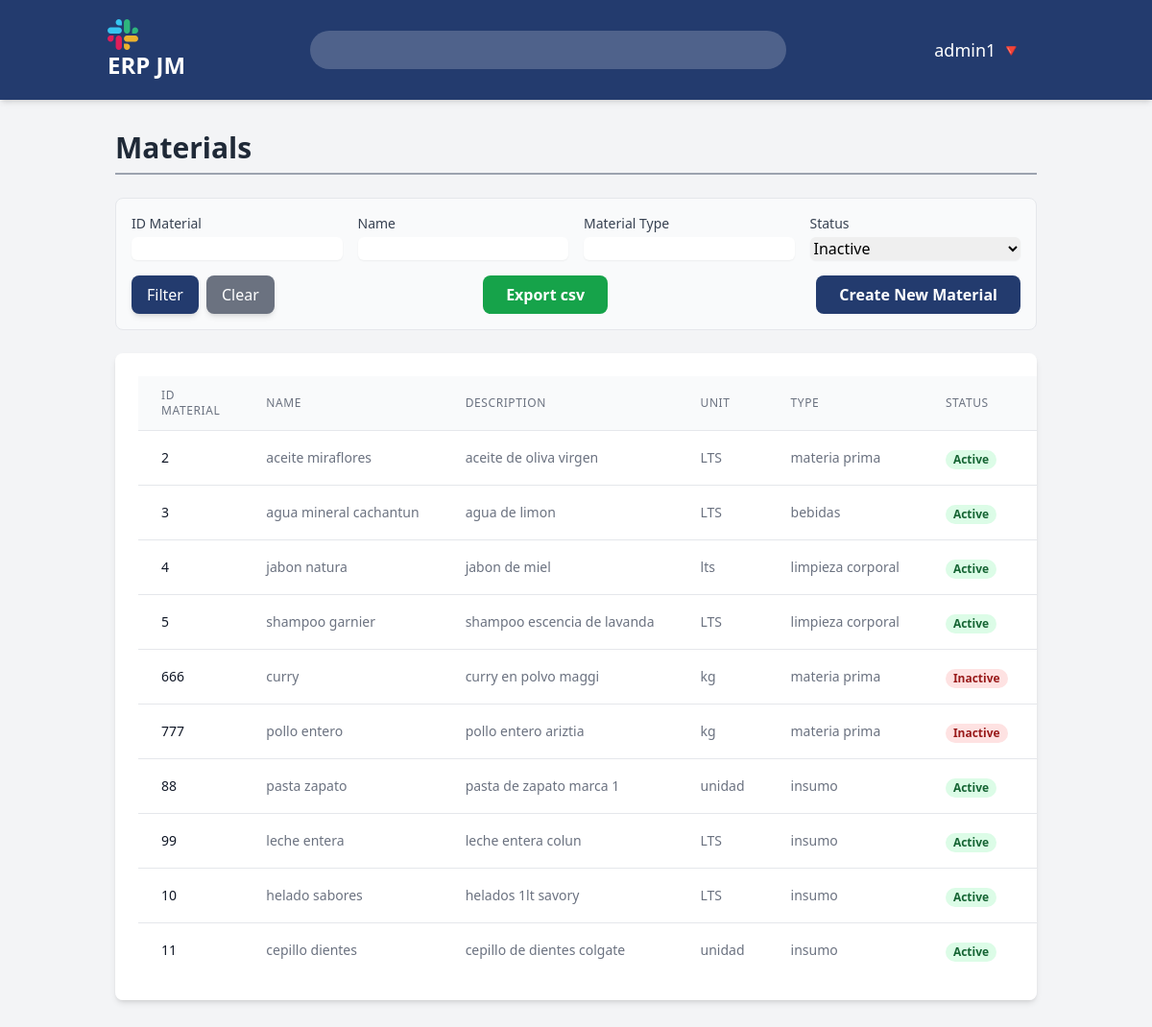
The page /materials/ (signed in) on the database its author committed.
### users/models.py (models this page shows)
class User(AbstractUser):
    user_id = models.AutoField(primary_key=True)
    username = models.CharField(max_length=150, unique=True)
    password = models.CharField(max_length=128)
    USERNAME_FIELD = 'username'
    class Meta:
        db_table = 'users'
        verbose_name = 'User'
        verbose_name_plural = 'Users'

### materials/models.py (models this page shows, shortened)
class Material(models.Model):
    id_material = models.CharField(max_length=50, null= True, unique=True,verbose_name="Material_ID")
    name = models.CharField(max_length=100, verbose_name="Name")
    description = models.TextField(max_length=250, blank=True, verbose_name="Description")
    unit = models.CharField(max_length=50, verbose_name="Unit measure")
    material_type = models.CharField(max_length=50, verbose_name="Material type")
    status = models.CharField(max_length=50,verbose_name="Status")
    create_at = models.DateTimeField(auto_now_add=True)
    update_at = models.DateTimeField(auto_now=True)
    created_by = models.ForeignKey(settings.AUTH_USER_MODEL, on_delete= models.SET_NULL, null= True)
    class Meta:
        verbose_name = "Material"
        verbose_name_plural = "Materials"

### materials/views.py (the view, shortened to what this page needs)
# urls.py: path('',views.materials_list,name='materials_list'),
@login_required
def materials_list(request):
    max_permission = UserRole.objects.filter(user_id=request.user).aggregate(max_permission=models.Max('role__materials'))['max_permission'] or 0
    if max_permission == 0:
        return redirect('dashboard')
    materials_list = Material.objects.all()
    id_material = request.GET.get('id_material')
    name = request.GET.get('name')
    material_type = request.GET.get('material_type')
    status = request.GET.get('status')
    if id_material:
        materials_list = materials_list.filter(id_material__icontains=id_material)
    if name:
        materials_list = materials_list.filter(name__icontains=name)
    if material_type:
        materials_list = materials_list.filter(material_type__icontains=material_type)
    if status is not None and status !='':
        materials_list = materials_list.filter(status=status)
    paginator = Paginator(materials_list,10)
    page_number = request.GET.get('page')
    page_obj = paginator.get_page(page_number)
    return render(request, 'materials/materials_list.html', {'page_obj': page_obj})

### core/context_processors.py (called while the page is built)
def get_permissions(request):
    permissions = { # ? asume por defecto que el valor de cada modulo es 0
        'customers': 0,
        'suppliers': 0,
        'materials': 0,
        'purchases': 0,
        'sales': 0,
        'inventory': 0,
        'accounting': 0,
        'reporting': 0,
    }
    roles = []
    if request.user.is_authenticated:
        user_roles = UserRole.objects.filter(user_id=request.user.pk)
        roles = [ur.role.role_name for ur in user_roles]
        for user_role in user_roles: # ? va recorriendo 1 a 1 cada modulo
            role = user_role.role
            for module in permissions.keys():
                current_permission = getattr(role,module,0)
                if current_permission > permissions[module]:
                    permissions[module] = current_permission
    return {'permissions': permissions, 'roles': roles}

### materials/templates/materials/materials_list.html (shortened to what this page needs)
{% extends "core/base.html" %}
{% load static %}
{% block content %}
<h2 class="text-3xl font-bold text-gray-800 mb-6 border-b-2 border-gray-400 pb-2">Materials</h2>
<div class="mb-6 p-4 border rounded-lg bg-gray-50">
    <form method="get" action="{% url 'materials:materials_list' %}" class="grid grid-cols-1 md:grid-cols-4 gap-4 items-end">
        <div class="col-span-1">
            <label for="id_material" class="block text-sm font-medium text-gray-700">ID Material</label>
            <input type="text" name="id_material" id="id_material" value="{{request.GET.id_material}}" class="mt-1 block w-full rounded-md border-gray-300 shadow-sm focus:border-indigo-300 focus:ring-indigo-200 focus:ring-opacity-50">
        </div>
        <div class="col-span-1">
            <label for="name" class="block text-sm font-medium text-gray-700">Name</label>
            <input type="text" name="name" id="name" value="{{request.GET.name}}" class="mt-1 block w-full rounded-md border-gray-300 shadow-sm focus:border-indigo-300 focus:ring-indigo-200 focus:ring-opacity-50">
        </div>
        <div class="col-span-1">
            <label for="material_type" class="block text-sm font-medium text-gray-700">Material Type</label>
            <input type="text" name="material_type" id="material_type" value="{{request.GET.material_type}}" class="mt-1 block w-full rounded-md border-gray-300 shadow-sm focus:border-indigo-300 focus:ring-indigo-200 focus:ring-opacity-50">
        </div>
        <div class="col-span-1">
            <label for="status" class="block text-sm font-medium text-gray-700">Status</label>
            <select name="status" id="status" class="mt-1 block w-full rounded-md border-gray-300 shadow-sm focus:border-indigo-300 focus:ring-indigo-200 focus:ring-opacity-50">
            <option value="Inactive" {% if not request.GET.status == "Inactive" %}selected{% endif %}>Inactive</option>
            </select>
        </div>
<div class="col-span-1 md:col-span-4">
    <div class="flex items-center justify-between">
        <div class="flex space-x-2">
            <button type="submit" class="w-full md:w-auto bg-[#233b6e] text-white px-4 py-2 rounded-lg shadow-md hover:bg-[#1a2c53] transition-colors duration-300">Filter</button>
            <a href="{% url 'materials:materials_list' %}" class="w-full md:w-auto bg-gray-500 text-white px-4 py-2 rounded-lg shadow-md hover:bg-gray-600 transition-colors duration-300 text-center">Clear</a>
        </div>
        <div class="flex items-center space-x-2 mt-4 md:mt-0">
            <a href="?export=csv" class="bg-green-600 text-white font-semibold py-2 px-6 rounded-lg transition-colors duration-300 hover:bg-green-700">
                Export csv
            </a>
        </div>
        {% if permissions.materials >= 2 %}
        <a href="{% url 'materials:material_create' %}" class="bg-[#233b6e] text-white font-semibold py-2 px-6 rounded-lg text-center transition-colors duration-300 hover:bg-[#1a2c53]">Create New Material</a>
        {% endif %}
    </div>
</div>
</form>
</div>
<div class="bg-white p-6 rounded-lg shadow-md overflow-x-auto">
    <table class="min-w-full divide-y divide-gray-200">
        <thead class="bg-gray-50">
            <tr>
                <th scope="col" class="px-6 py-3 text-left text-xs font-medium text-gray-500 uppercase tracking-wider">ID Material</th>
                <th scope="col" class="px-6 py-3 text-left text-xs font-medium text-gray-500 uppercase tracking-wider">Name</th>
                <th scope="col" class="px-6 py-3 text-left text-xs font-medium text-gray-500 uppercase tracking-wider">Description</th>
                <th scope="col" class="px-6 py-3 text-left text-xs font-medium text-gray-500 uppercase tracking-wider">Unit</th>
                <th scope="col" class="px-6 py-3 text-left text-xs font-medium text-gray-500 uppercase tracking-wider">Type</th>
                <th scope="col" class="px-6 py-3 text-left text-xs font-medium text-gray-500 uppercase tracking-wider">Status</th>
                <th scope="col" class="px-6 py-3 text-left text-xs font-medium text-gray-500 uppercase tracking-wider">User</th>
            </tr>
        </thead>
        <tbody class="bg-white divide-y divide-gray-200">
            {% for material in page_obj %}
            <tr>
                <td class="px-6 py-4 whitespace-nowrap text-sm font-medium text-gray-900">{{material.id_material}}</td>
                <td class="px-6 py-4 whitespace-nowrap text-sm text-gray-500">{{material.name}}</td>
                <td class="px-6 py-4 whitespace-nowrap text-sm text-gray-500">{{material.description}}</td>
                <td class="px-6 py-4 whitespace-nowrap text-sm text-gray-500">{{material.unit}}</td>
                <td class="px-6 py-4 whitespace-nowrap text-sm text-gray-500">{{material.material_type}}</td>
                <td class="px-6 py-4 whitespace-nowrap">
                    <span class="px-2 inline-flex text-xs leading-5 font-semibold rounded-full {% if material.status == 'Active' %} bg-green-100 text-green-800 {% else %} bg-red-100 text-red-800 {% endif %}">
                        {{material.status}}
                    </span>
                </td>
                <td class="px-6 py-4 whitespace-nowrap text-sm text-gray-900">{{material.created_by.username}}</td>
            </tr>
        {% empty %}
        <tr>
            <td colspan="7" class="px-6 py-4 whitespace-nowrap text-sm text-gray-500 text-center">No materials found</td>
        </tr>
        {% endfor %}
        </tbody>
    </table>
</div>
{% endblock content %}

### core/templates/core/base.html (shortened to what this page needs)
{% load static %}
 <!DOCTYPE html>
 <html lang="en">
 <head>
    <script src="https://cdn.tailwindcss.com"></script>
 </head>
 <body class="bg-gray-100 font-sans">
    <nav class="bg-[#233b6e] text-white shadow-md">
        <div class="container mx-auto px-4 py-4 flex flex-col md:flex-row justify-between items-center space-y-4 md:space-y-0">
            <a href="{% url 'dashboard' %}" class="text-2xl font-bold rounded-lg px-2 py-1 transition-all hover:bg-white/10">
                <img src="{% static 'img/logo.svg' %}" alt="ERP JM" class="h-8 w-8">
                <span>ERP JM</span>
            </a>
            <div class="relative w-full md:w-1/2">
                <input type="text"
                id="transaction-input"
                class="w-full bg-white/20 text-white rounded-full py-2 pl-10 pr-4 focus:outline-none focus:ring-2 focus:ring-white/50 placeholder-gray-300">
            </div>
            <div class="flex items-center space-x-6">
                <div class="relative">
                    <button id="user-menu-button"
                    class="flex items-center space-x-2 text-lg font-medium transition-all hover:bg-white/10 p-2 rounded-lg">
                        <span>{{ user.first_name|default:user.username }} 🔻</span>
                        <svg xmlns="http://www.w3.org/2000/svg" width="16" height="16" viewBox="0 0 24 24" fill="none" stroke="currentColor" stroke-width="2" stroke-linecap="round" stroke-linejoin="round" class="lucide lucide-circle-user">
                    </button>
                </div>
            </div>
        </div>
    </nav>
    <main class="container mx-auto p-8">
        {% block content %}
        {% endblock content %}
    </main>
 </body>
 </html>

### rows shown on the page
User: first_name "admin1"
Material: id_material "2", name "aceite miraflores", description "aceite de oliva virgen", unit "LTS", material_type "materia prima", status "Active"
Material: id_material "3", name "agua mineral cachantun", description "agua de limon", unit "LTS", material_type "bebidas", status "Active"
Material: id_material "4", name "jabon natura", description "jabon de miel", unit "lts", material_type "limpieza corporal", status "Active"
Material: id_material "5", name "shampoo garnier", description "shampoo escencia de lavanda", unit "LTS", material_type "limpieza corporal", status "Active"
Material: id_material "666", name "curry", description "curry en polvo maggi", unit "kg", material_type "materia prima", status "Inactive"
Material: id_material "777", name "pollo entero", description "pollo entero ariztia", unit "kg", material_type "materia prima", status "Inactive"
Material: id_material "88", name "pasta zapato", description "pasta de zapato marca 1", unit "unidad", material_type "insumo", status "Active"
Material: id_material "99", name "leche entera", description "leche entera colun", unit "LTS", material_type "insumo", status "Active"
Material: id_material "10", name "helado sabores", description "helados 1lt savory", unit "LTS", material_type "insumo", status "Active"
Material: id_material "11", name "cepillo dientes", description "cepillo de dientes colgate", unit "unidad", material_type "insumo", status "Active"
